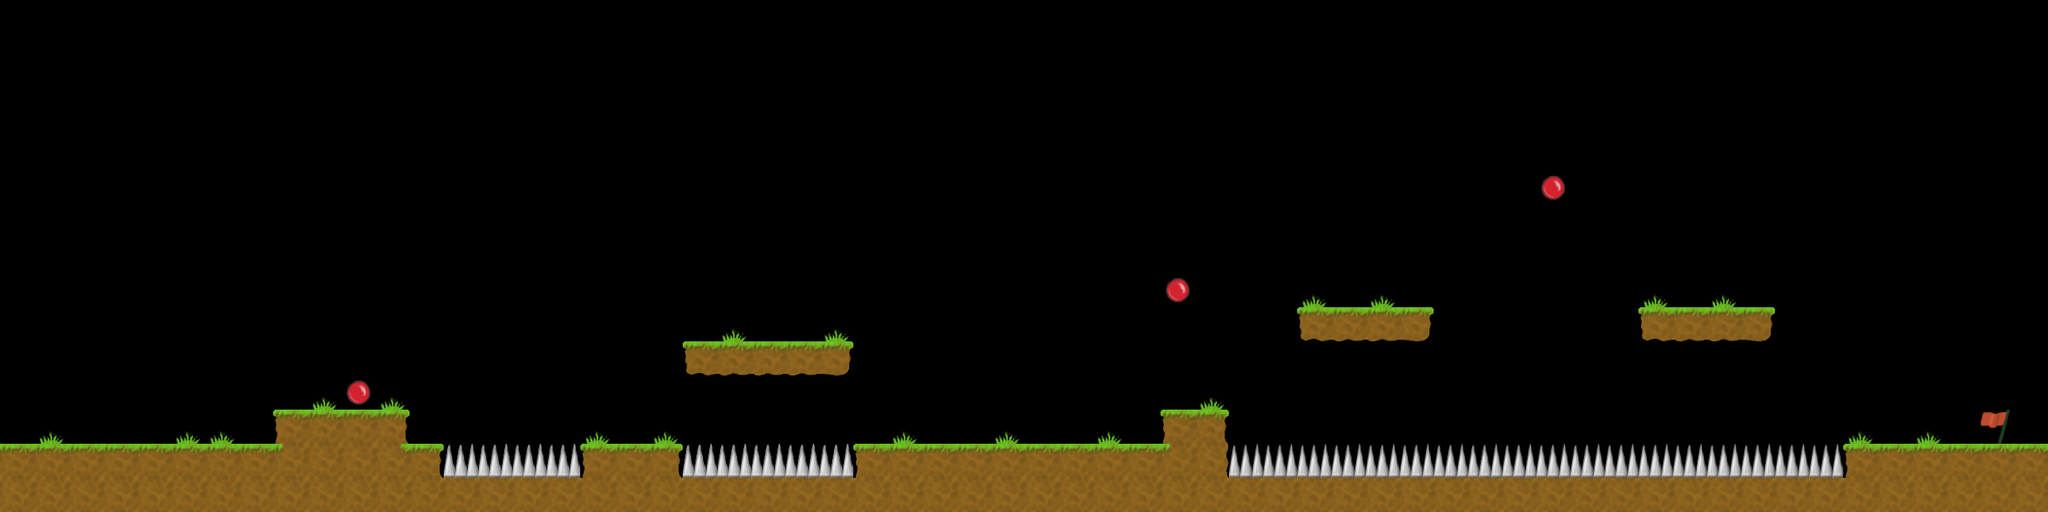

The image is a tile-based game level rendered from a .tmx file. Its description and complete source (layers, tilesets, objects, tile grids) follow:
An orthogonal 60x15 tile map with 40x40 px tiles, 2 tile layers (1, 2).

<map version="1.0" orientation="orthogonal" renderorder="right-down" width="60" height="15" tilewidth="40" tileheight="40" nextobjectid="1">
 <tileset firstgid="1" name="tiles" tilewidth="40" tileheight="40" tilecount="40" columns="10">
  <image source="../tiles.png" width="400" height="160" />
 </tileset>
 <layer name="1" width="60" height="15">
  <data encoding="csv">
0,0,0,0,0,0,0,0,0,0,0,0,0,0,0,0,0,0,0,0,0,0,0,0,0,0,0,0,0,0,0,0,0,0,0,0,0,0,0,0,0,0,0,0,0,0,0,0,0,0,0,0,0,0,0,0,0,0,0,0,
0,0,0,0,0,0,0,0,0,0,0,0,0,0,0,0,0,0,0,0,0,0,0,0,0,0,0,0,0,0,0,0,0,0,0,0,0,0,0,0,0,0,0,0,0,0,0,0,0,0,0,0,0,0,0,0,0,0,0,0,
0,0,0,0,0,0,0,0,0,0,0,0,0,0,0,0,0,0,0,0,0,0,0,0,0,0,0,0,0,0,0,0,0,0,0,0,0,0,0,0,0,0,0,0,0,0,0,0,0,0,0,0,0,0,0,0,0,0,0,0,
0,0,0,0,0,0,0,0,0,0,0,0,0,0,0,0,0,0,0,0,0,0,0,0,0,0,0,0,0,0,0,0,0,0,0,0,0,0,0,0,0,0,0,0,0,0,0,0,0,0,0,0,0,0,0,0,0,0,0,0,
0,0,0,0,0,0,0,0,0,0,0,0,0,0,0,0,0,0,0,0,0,0,0,0,0,0,0,0,0,0,0,0,0,0,0,0,0,0,0,0,0,0,0,0,0,0,0,0,0,0,0,0,0,0,0,0,0,0,0,0,
0,0,0,0,0,0,0,0,0,0,0,0,0,0,0,0,0,0,0,0,0,0,0,0,0,0,0,0,0,0,0,0,0,0,0,0,0,0,0,0,0,0,0,0,0,0,0,0,0,0,0,0,0,0,0,0,0,0,0,0,
0,0,0,0,0,0,0,0,0,0,0,0,0,0,0,0,0,0,0,0,0,0,0,0,0,0,0,0,0,0,0,0,0,0,0,0,0,0,0,0,0,0,0,0,0,0,0,0,0,0,0,0,0,0,0,0,0,0,0,0,
0,0,0,0,0,0,0,0,0,0,0,0,0,0,0,0,0,0,0,0,0,0,0,0,0,0,0,0,0,0,0,0,0,0,0,0,0,0,0,0,0,0,0,0,0,0,0,0,0,0,0,0,0,0,0,0,0,0,0,0,
0,0,0,0,0,0,0,0,0,0,0,0,0,0,0,0,0,0,0,0,0,0,0,0,0,0,0,0,0,0,0,0,0,0,0,0,0,0,6,0,6,0,0,0,0,0,0,0,6,0,6,0,0,0,0,0,0,0,0,0,
0,0,0,0,0,0,0,0,0,0,0,0,0,0,0,0,0,0,0,0,0,6,0,0,6,0,0,0,0,0,0,0,0,0,0,0,0,0,0,0,0,0,0,0,0,0,0,0,0,0,0,0,0,0,0,0,0,0,0,0,
0,0,0,0,0,0,0,0,0,0,0,0,0,0,0,0,0,0,0,0,0,0,0,0,0,0,0,0,0,0,0,0,0,0,0,0,0,0,0,0,0,0,0,0,0,0,0,0,0,0,0,0,0,0,0,0,0,0,0,0,
0,0,0,0,0,0,0,0,0,6,0,6,0,0,0,0,0,0,0,0,0,0,0,0,0,0,0,0,0,0,0,0,0,0,0,6,0,0,0,0,0,0,0,0,0,0,0,0,0,0,0,0,0,0,0,0,0,0,0,0,
0,6,0,0,0,6,6,0,0,0,0,0,0,0,0,0,0,6,0,6,0,0,0,0,0,0,6,0,0,6,0,0,6,0,0,0,0,0,0,0,0,0,0,0,0,0,0,0,0,0,0,0,0,0,6,0,6,0,7,0,
0,0,0,0,0,0,0,0,0,0,0,0,0,3,3,3,3,0,0,0,3,3,3,3,3,0,0,0,0,0,0,0,0,0,0,0,3,3,3,3,3,3,3,3,3,3,3,3,3,3,3,3,3,3,0,0,0,0,0,0,
0,0,0,0,0,0,0,0,0,0,0,0,0,0,0,0,0,0,0,0,0,0,0,0,0,0,0,0,0,0,0,0,0,0,0,0,0,0,0,0,0,0,0,0,0,0,0,0,0,0,0,0,0,0,0,0,0,0,0,0
</data>
 </layer>
 <layer name="2" width="60" height="15">
  <data encoding="csv">
0,0,0,0,0,0,0,0,0,0,0,0,0,0,0,0,0,0,0,0,0,0,0,0,0,0,0,0,0,0,0,0,0,0,0,0,0,0,0,0,0,0,0,0,0,0,0,0,0,0,0,0,0,0,0,0,0,0,0,0,
0,0,0,0,0,0,0,0,0,0,0,0,0,0,0,0,0,0,0,0,0,0,0,0,0,0,0,0,0,0,0,0,0,0,0,0,0,0,0,0,0,0,0,0,0,0,0,0,0,0,0,0,0,0,0,0,0,0,0,0,
0,0,0,0,0,0,0,0,0,0,0,0,0,0,0,0,0,0,0,0,0,0,0,0,0,0,0,0,0,0,0,0,0,0,0,0,0,0,0,0,0,0,0,0,0,0,0,0,0,0,0,0,0,0,0,0,0,0,0,0,
0,0,0,0,0,0,0,0,0,0,0,0,0,0,0,0,0,0,0,0,0,0,0,0,0,0,0,0,0,0,0,0,0,0,0,0,0,0,0,0,0,0,0,0,0,0,0,0,0,0,0,0,0,0,0,0,0,0,0,0,
0,0,0,0,0,0,0,0,0,0,0,0,0,0,0,0,0,0,0,0,0,0,0,0,0,0,0,0,0,0,0,0,0,0,0,0,0,0,0,0,0,0,0,0,0,0,0,0,0,0,0,0,0,0,0,0,0,0,0,0,
0,0,0,0,0,0,0,0,0,0,0,0,0,0,0,0,0,0,0,0,0,0,0,0,0,0,0,0,0,0,0,0,0,0,0,0,0,0,0,0,0,0,0,0,0,10,0,0,0,0,0,0,0,0,0,0,0,0,0,0,
0,0,0,0,0,0,0,0,0,0,0,0,0,0,0,0,0,0,0,0,0,0,0,0,0,0,0,0,0,0,0,0,0,0,0,0,0,0,0,0,0,0,0,0,0,0,0,0,0,0,0,0,0,0,0,0,0,0,0,0,
0,0,0,0,0,0,0,0,0,0,0,0,0,0,0,0,0,0,0,0,0,0,0,0,0,0,0,0,0,0,0,0,0,0,0,0,0,0,0,0,0,0,0,0,0,0,0,0,0,0,0,0,0,0,0,0,0,0,0,0,
0,0,0,0,0,0,0,0,0,0,0,0,0,0,0,0,0,0,0,0,0,0,0,0,0,0,0,0,0,0,0,0,0,0,10,0,0,0,0,0,0,0,0,0,0,0,0,0,0,0,0,0,0,0,0,0,0,0,0,0,
0,0,0,0,0,0,0,0,0,0,0,0,0,0,0,0,0,0,0,0,0,0,0,0,0,0,0,0,0,0,0,0,0,0,0,0,0,0,15,16,16,17,0,0,0,0,0,0,15,16,16,17,0,0,0,0,0,0,0,0,
0,0,0,0,0,0,0,0,0,0,0,0,0,0,0,0,0,0,0,0,15,16,16,16,17,0,0,0,0,0,0,0,0,0,0,0,0,0,0,0,0,0,0,0,0,0,0,0,0,0,0,0,0,0,0,0,0,0,0,0,
0,0,0,0,0,0,0,0,0,0,10,0,0,0,0,0,0,0,0,0,0,0,0,0,0,0,0,0,0,0,0,0,0,0,0,0,0,0,0,0,0,0,0,0,0,0,0,0,0,0,0,0,0,0,0,0,0,0,0,0,
0,0,0,0,0,0,0,0,23,1,1,24,0,0,0,0,0,0,0,0,0,0,0,0,0,0,0,0,0,0,0,0,0,0,23,24,0,0,0,0,0,0,0,0,0,0,0,0,0,0,0,0,0,0,0,0,0,0,0,0,
1,1,1,1,1,1,1,1,30,26,26,28,24,3,3,3,3,23,1,24,3,3,3,3,3,23,1,1,1,1,1,1,1,1,30,34,0,0,0,0,0,0,0,0,0,0,0,0,0,0,0,0,0,0,23,1,1,1,1,1,
2,2,2,2,2,2,2,2,2,2,2,2,2,2,2,2,2,2,2,2,2,2,2,2,2,2,2,2,2,2,2,2,2,2,2,2,2,2,2,2,2,2,2,2,2,2,2,2,2,2,2,2,2,2,2,2,2,2,2,2
</data>
 </layer>
</map>